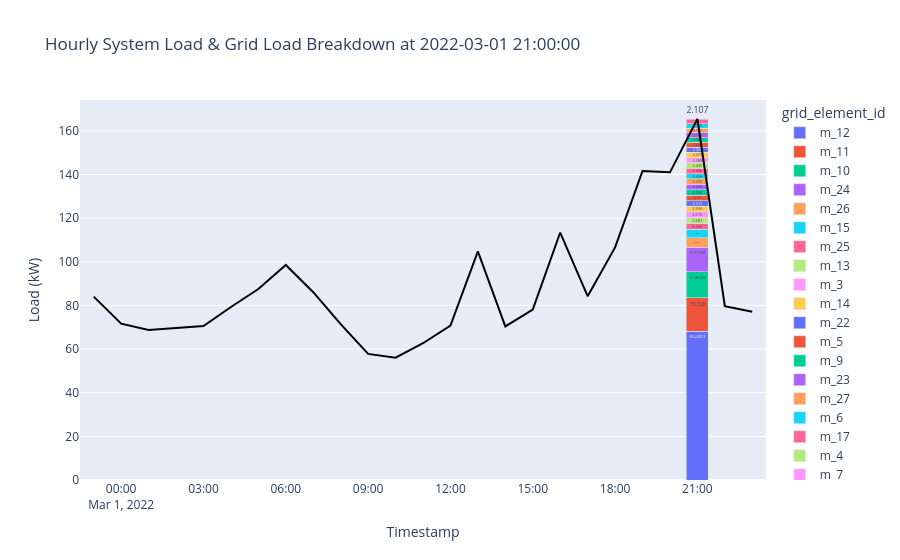

Notebook cell for this chart:
### Markdown cell above
### Coincident Peak (CP)

### Code cell
# Filter the raw data `df_system` to the given system max load timestamp for Coincident Peak (CP).
df_grid_cp = df_system.loc[df_system['timestamp']==system_max_time].copy()

# Plot the system load and grid load breakdown.
plot_line_bar(df_system, df_system_agg, df_grid_cp,
              title='Hourly System Load & Grid Load Breakdown at {}'.format(system_max_time))

### Figure 1 — Plotly figure (JSON) as saved in the notebook; plotly's stock layout.template omitted (floating-point values rounded to 4 significant figures)
{"data": [{"alignmentgroup": "True", "hovertemplate": "grid_element_id=m_12<br>Timestamp=%{x}<br>Load (kW)=%{y}<extra></extra>", "legendgroup": "m_12", "marker": {"color": "#636efa", "pattern": {"shape": ""}}, "name": "m_12", "offsetgroup": "m_12", "orientation": "v", "showlegend": true, "textangle": 0, "textposition": "auto", "texttemplate": "%{y}", "type": "bar", "x": ["2022-03-01T21:00:00", "2022-02-28T23:00:00", "2022-03-01T00:00:00", "2022-03-01T01:00:00", "2022-03-01T02:00:00", "2022-03-01T03:00:00", "2022-03-01T04:00:00", "2022-03-01T05:00:00", "2022-03-01T06:00:00", "2022-03-01T07:00:00", "2022-03-01T08:00:00", "2022-03-01T09:00:00", "2022-03-01T10:00:00", "2022-03-01T11:00:00", "2022-03-01T12:00:00", "2022-03-01T13:00:00", "2022-03-01T14:00:00", "2022-03-01T15:00:00", "2022-03-01T16:00:00", "2022-03-01T17:00:00", "2022-03-01T18:00:00", "2022-03-01T19:00:00", "2022-03-01T20:00:00", "2022-03-01T22:00:00", "2022-03-01T23:00:00"], "xaxis": "x", "y": [68.24, null, null, null, null, null, null, null, null, null, null, null, null, null, null, null, null, null, null, null, null, null, null, null, null], "yaxis": "y"}, {"alignmentgroup": "True", "hovertemplate": "grid_element_id=m_11<br>Timestamp=%{x}<br>Load (kW)=%{y}<extra></extra>", "legendgroup": "m_11", "marker": {"color": "#EF553B", "pattern": {"shape": ""}}, "name": "m_11", "offsetgroup": "m_11", "orientation": "v", "showlegend": true, "textangle": 0, "textposition": "auto", "texttemplate": "%{y}", "type": "bar", "x": ["2022-03-01T21:00:00", "2022-02-28T23:00:00", "2022-03-01T00:00:00", "2022-03-01T01:00:00", "2022-03-01T02:00:00", "2022-03-01T03:00:00", "2022-03-01T04:00:00", "2022-03-01T05:00:00", "2022-03-01T06:00:00", "2022-03-01T07:00:00", "2022-03-01T08:00:00", "2022-03-01T09:00:00", "2022-03-01T10:00:00", "2022-03-01T11:00:00", "2022-03-01T12:00:00", "2022-03-01T13:00:00", "2022-03-01T14:00:00", "2022-03-01T15:00:00", "2022-03-01T16:00:00", "2022-03-01T17:00:00", "2022-03-01T18:00:00", "2022-03-01T19:00:00", "2022-03-01T20:00:00", "2022-03-01T22:00:00", "2022-03-01T23:00:00"], "xaxis": "x", "y": [15.33, null, null, null, null, null, null, null, null, null, null, null, null, null, null, null, null, null, null, null, null, null, null, null, null], "yaxis": "y"}, {"alignmentgroup": "True", "hovertemplate": "grid_element_id=m_10<br>Timestamp=%{x}<br>Load (kW)=%{y}<extra></extra>", "legendgroup": "m_10", "marker": {"color": "#00cc96", "pattern": {"shape": ""}}, "name": "m_10", "offsetgroup": "m_10", "orientation": "v", "showlegend": true, "textangle": 0, "textposition": "auto", "texttemplate": "%{y}", "type": "bar", "x": ["2022-03-01T21:00:00", "2022-02-28T23:00:00", "2022-03-01T00:00:00", "2022-03-01T01:00:00", "2022-03-01T02:00:00", "2022-03-01T03:00:00", "2022-03-01T04:00:00", "2022-03-01T05:00:00", "2022-03-01T06:00:00", "2022-03-01T07:00:00", "2022-03-01T08:00:00", "2022-03-01T09:00:00", "2022-03-01T10:00:00", "2022-03-01T11:00:00", "2022-03-01T12:00:00", "2022-03-01T13:00:00", "2022-03-01T14:00:00", "2022-03-01T15:00:00", "2022-03-01T16:00:00", "2022-03-01T17:00:00", "2022-03-01T18:00:00", "2022-03-01T19:00:00", "2022-03-01T20:00:00", "2022-03-01T22:00:00", "2022-03-01T23:00:00"], "xaxis": "x", "y": [11.95, null, null, null, null, null, null, null, null, null, null, null, null, null, null, null, null, null, null, null, null, null, null, null, null], "yaxis": "y"}, {"alignmentgroup": "True", "hovertemplate": "grid_element_id=m_24<br>Timestamp=%{x}<br>Load (kW)=%{y}<extra></extra>", "legendgroup": "m_24", "marker": {"color": "#ab63fa", "pattern": {"shape": ""}}, "name": "m_24", "offsetgroup": "m_24", "orientation": "v", "showlegend": true, "textangle": 0, "textposition": "auto", "texttemplate": "%{y}", "type": "bar", "x": ["2022-03-01T21:00:00", "2022-02-28T23:00:00", "2022-03-01T00:00:00", "2022-03-01T01:00:00", "2022-03-01T02:00:00", "2022-03-01T03:00:00", "2022-03-01T04:00:00", "2022-03-01T05:00:00", "2022-03-01T06:00:00", "2022-03-01T07:00:00", "2022-03-01T08:00:00", "2022-03-01T09:00:00", "2022-03-01T10:00:00", "2022-03-01T11:00:00", "2022-03-01T12:00:00", "2022-03-01T13:00:00", "2022-03-01T14:00:00", "2022-03-01T15:00:00", "2022-03-01T16:00:00", "2022-03-01T17:00:00", "2022-03-01T18:00:00", "2022-03-01T19:00:00", "2022-03-01T20:00:00", "2022-03-01T22:00:00", "2022-03-01T23:00:00"], "xaxis": "x", "y": [11.17, null, null, null, null, null, null, null, null, null, null, null, null, null, null, null, null, null, null, null, null, null, null, null, null], "yaxis": "y"}, {"alignmentgroup": "True", "hovertemplate": "grid_element_id=m_26<br>Timestamp=%{x}<br>Load (kW)=%{y}<extra></extra>", "legendgroup": "m_26", "marker": {"color": "#FFA15A", "pattern": {"shape": ""}}, "name": "m_26", "offsetgroup": "m_26", "orientation": "v", "showlegend": true, "textangle": 0, "textposition": "auto", "texttemplate": "%{y}", "type": "bar", "x": ["2022-03-01T21:00:00", "2022-02-28T23:00:00", "2022-03-01T00:00:00", "2022-03-01T01:00:00", "2022-03-01T02:00:00", "2022-03-01T03:00:00", "2022-03-01T04:00:00", "2022-03-01T05:00:00", "2022-03-01T06:00:00", "2022-03-01T07:00:00", "2022-03-01T08:00:00", "2022-03-01T09:00:00", "2022-03-01T10:00:00", "2022-03-01T11:00:00", "2022-03-01T12:00:00", "2022-03-01T13:00:00", "2022-03-01T14:00:00", "2022-03-01T15:00:00", "2022-03-01T16:00:00", "2022-03-01T17:00:00", "2022-03-01T18:00:00", "2022-03-01T19:00:00", "2022-03-01T20:00:00", "2022-03-01T22:00:00", "2022-03-01T23:00:00"], "xaxis": "x", "y": [4.309, null, null, null, null, null, null, null, null, null, null, null, null, null, null, null, null, null, null, null, null, null, null, null, null], "yaxis": "y"}, {"alignmentgroup": "True", "hovertemplate": "grid_element_id=m_15<br>Timestamp=%{x}<br>Load (kW)=%{y}<extra></extra>", "legendgroup": "m_15", "marker": {"color": "#19d3f3", "pattern": {"shape": ""}}, "name": "m_15", "offsetgroup": "m_15", "orientation": "v", "showlegend": true, "textangle": 0, "textposition": "auto", "texttemplate": "%{y}", "type": "bar", "x": ["2022-03-01T21:00:00", "2022-02-28T23:00:00", "2022-03-01T00:00:00", "2022-03-01T01:00:00", "2022-03-01T02:00:00", "2022-03-01T03:00:00", "2022-03-01T04:00:00", "2022-03-01T05:00:00", "2022-03-01T06:00:00", "2022-03-01T07:00:00", "2022-03-01T08:00:00", "2022-03-01T09:00:00", "2022-03-01T10:00:00", "2022-03-01T11:00:00", "2022-03-01T12:00:00", "2022-03-01T13:00:00", "2022-03-01T14:00:00", "2022-03-01T15:00:00", "2022-03-01T16:00:00", "2022-03-01T17:00:00", "2022-03-01T18:00:00", "2022-03-01T19:00:00", "2022-03-01T20:00:00", "2022-03-01T22:00:00", "2022-03-01T23:00:00"], "xaxis": "x", "y": [3.87, null, null, null, null, null, null, null, null, null, null, null, null, null, null, null, null, null, null, null, null, null, null, null, null], "yaxis": "y"}, {"alignmentgroup": "True", "hovertemplate": "grid_element_id=m_25<br>Timestamp=%{x}<br>Load (kW)=%{y}<extra></extra>", "legendgroup": "m_25", "marker": {"color": "#FF6692", "pattern": {"shape": ""}}, "name": "m_25", "offsetgroup": "m_25", "orientation": "v", "showlegend": true, "textangle": 0, "textposition": "auto", "texttemplate": "%{y}", "type": "bar", "x": ["2022-03-01T21:00:00", "2022-02-28T23:00:00", "2022-03-01T00:00:00", "2022-03-01T01:00:00", "2022-03-01T02:00:00", "2022-03-01T03:00:00", "2022-03-01T04:00:00", "2022-03-01T05:00:00", "2022-03-01T06:00:00", "2022-03-01T07:00:00", "2022-03-01T08:00:00", "2022-03-01T09:00:00", "2022-03-01T10:00:00", "2022-03-01T11:00:00", "2022-03-01T12:00:00", "2022-03-01T13:00:00", "2022-03-01T14:00:00", "2022-03-01T15:00:00", "2022-03-01T16:00:00", "2022-03-01T17:00:00", "2022-03-01T18:00:00", "2022-03-01T19:00:00", "2022-03-01T20:00:00", "2022-03-01T22:00:00", "2022-03-01T23:00:00"], "xaxis": "x", "y": [2.742, null, null, null, null, null, null, null, null, null, null, null, null, null, null, null, null, null, null, null, null, null, null, null, null], "yaxis": "y"}, {"alignmentgroup": "True", "hovertemplate": "grid_element_id=m_13<br>Timestamp=%{x}<br>Load (kW)=%{y}<extra></extra>", "legendgroup": "m_13", "marker": {"color": "#B6E880", "pattern": {"shape": ""}}, "name": "m_13", "offsetgroup": "m_13", "orientation": "v", "showlegend": true, "textangle": 0, "textposition": "auto", "texttemplate": "%{y}", "type": "bar", "x": ["2022-03-01T21:00:00", "2022-02-28T23:00:00", "2022-03-01T00:00:00", "2022-03-01T01:00:00", "2022-03-01T02:00:00", "2022-03-01T03:00:00", "2022-03-01T04:00:00", "2022-03-01T05:00:00", "2022-03-01T06:00:00", "2022-03-01T07:00:00", "2022-03-01T08:00:00", "2022-03-01T09:00:00", "2022-03-01T10:00:00", "2022-03-01T11:00:00", "2022-03-01T12:00:00", "2022-03-01T13:00:00", "2022-03-01T14:00:00", "2022-03-01T15:00:00", "2022-03-01T16:00:00", "2022-03-01T17:00:00", "2022-03-01T18:00:00", "2022-03-01T19:00:00", "2022-03-01T20:00:00", "2022-03-01T22:00:00", "2022-03-01T23:00:00"], "xaxis": "x", "y": [2.681, null, null, null, null, null, null, null, null, null, null, null, null, null, null, null, null, null, null, null, null, null, null, null, null], "yaxis": "y"}, {"alignmentgroup": "True", "hovertemplate": "grid_element_id=m_3<br>Timestamp=%{x}<br>Load (kW)=%{y}<extra></extra>", "legendgroup": "m_3", "marker": {"color": "#FF97FF", "pattern": {"shape": ""}}, "name": "m_3", "offsetgroup": "m_3", "orientation": "v", "showlegend": true, "textangle": 0, "textposition": "auto", "texttemplate": "%{y}", "type": "bar", "x": ["2022-03-01T21:00:00", "2022-02-28T23:00:00", "2022-03-01T00:00:00", "2022-03-01T01:00:00", "2022-03-01T02:00:00", "2022-03-01T03:00:00", "2022-03-01T04:00:00", "2022-03-01T05:00:00", "2022-03-01T06:00:00", "2022-03-01T07:00:00", "2022-03-01T08:00:00", "2022-03-01T09:00:00", "2022-03-01T10:00:00", "2022-03-01T11:00:00", "2022-03-01T12:00:00", "2022-03-01T13:00:00", "2022-03-01T14:00:00", "2022-03-01T15:00:00", "2022-03-01T16:00:00", "2022-03-01T17:00:00", "2022-03-01T18:00:00", "2022-03-01T19:00:00", "2022-03-01T20:00:00", "2022-03-01T22:00:00", "2022-03-01T23:00:00"], "xaxis": "x", "y": [2.616, null, null, null, null, null, null, null, null, null, null, null, null, null, null, null, null, null, null, null, null, null, null, null, null], "yaxis": "y"}, {"alignmentgroup": "True", "hovertemplate": "grid_element_id=m_14<br>Timestamp=%{x}<br>Load (kW)=%{y}<extra></extra>", "legendgroup": "m_14", "marker": {"color": "#FECB52", "pattern": {"shape": ""}}, "name": "m_14", "offsetgroup": "m_14", "orientation": "v", "showlegend": true, "textangle": 0, "textposition": "auto", "texttemplate": "%{y}", "type": "bar", "x": ["2022-03-01T21:00:00", "2022-02-28T23:00:00", "2022-03-01T00:00:00", "2022-03-01T01:00:00", "2022-03-01T02:00:00", "2022-03-01T03:00:00", "2022-03-01T04:00:00", "2022-03-01T05:00:00", "2022-03-01T06:00:00", "2022-03-01T07:00:00", "2022-03-01T08:00:00", "2022-03-01T09:00:00", "2022-03-01T10:00:00", "2022-03-01T11:00:00", "2022-03-01T12:00:00", "2022-03-01T13:00:00", "2022-03-01T14:00:00", "2022-03-01T15:00:00", "2022-03-01T16:00:00", "2022-03-01T17:00:00", "2022-03-01T18:00:00", "2022-03-01T19:00:00", "2022-03-01T20:00:00", "2022-03-01T22:00:00", "2022-03-01T23:00:00"], "xaxis": "x", "y": [2.596, null, null, null, null, null, null, null, null, null, null, null, null, null, null, null, null, null, null, null, null, null, null, null, null], "yaxis": "y"}, {"alignmentgroup": "True", "hovertemplate": "grid_element_id=m_22<br>Timestamp=%{x}<br>Load (kW)=%{y}<extra></extra>", "legendgroup": "m_22", "marker": {"color": "#636efa", "pattern": {"shape": ""}}, "name": "m_22", "offsetgroup": "m_22", "orientation": "v", "showlegend": true, "textangle": 0, "textposition": "auto", "texttemplate": "%{y}", "type": "bar", "x": ["2022-03-01T21:00:00", "2022-02-28T23:00:00", "2022-03-01T00:00:00", "2022-03-01T01:00:00", "2022-03-01T02:00:00", "2022-03-01T03:00:00", "2022-03-01T04:00:00", "2022-03-01T05:00:00", "2022-03-01T06:00:00", "2022-03-01T07:00:00", "2022-03-01T08:00:00", "2022-03-01T09:00:00", "2022-03-01T10:00:00", "2022-03-01T11:00:00", "2022-03-01T12:00:00", "2022-03-01T13:00:00", "2022-03-01T14:00:00", "2022-03-01T15:00:00", "2022-03-01T16:00:00", "2022-03-01T17:00:00", "2022-03-01T18:00:00", "2022-03-01T19:00:00", "2022-03-01T20:00:00", "2022-03-01T22:00:00", "2022-03-01T23:00:00"], "xaxis": "x", "y": [2.512, null, null, null, null, null, null, null, null, null, null, null, null, null, null, null, null, null, null, null, null, null, null, null, null], "yaxis": "y"}, {"alignmentgroup": "True", "hovertemplate": "grid_element_id=m_5<br>Timestamp=%{x}<br>Load (kW)=%{y}<extra></extra>", "legendgroup": "m_5", "marker": {"color": "#EF553B", "pattern": {"shape": ""}}, "name": "m_5", "offsetgroup": "m_5", "orientation": "v", "showlegend": true, "textangle": 0, "textposition": "auto", "texttemplate": "%{y}", "type": "bar", "x": ["2022-03-01T21:00:00", "2022-02-28T23:00:00", "2022-03-01T00:00:00", "2022-03-01T01:00:00", "2022-03-01T02:00:00", "2022-03-01T03:00:00", "2022-03-01T04:00:00", "2022-03-01T05:00:00", "2022-03-01T06:00:00", "2022-03-01T07:00:00", "2022-03-01T08:00:00", "2022-03-01T09:00:00", "2022-03-01T10:00:00", "2022-03-01T11:00:00", "2022-03-01T12:00:00", "2022-03-01T13:00:00", "2022-03-01T14:00:00", "2022-03-01T15:00:00", "2022-03-01T16:00:00", "2022-03-01T17:00:00", "2022-03-01T18:00:00", "2022-03-01T19:00:00", "2022-03-01T20:00:00", "2022-03-01T22:00:00", "2022-03-01T23:00:00"], "xaxis": "x", "y": [2.51, null, null, null, null, null, null, null, null, null, null, null, null, null, null, null, null, null, null, null, null, null, null, null, null], "yaxis": "y"}, {"alignmentgroup": "True", "hovertemplate": "grid_element_id=m_9<br>Timestamp=%{x}<br>Load (kW)=%{y}<extra></extra>", "legendgroup": "m_9", "marker": {"color": "#00cc96", "pattern": {"shape": ""}}, "name": "m_9", "offsetgroup": "m_9", "orientation": "v", "showlegend": true, "textangle": 0, "textposition": "auto", "texttemplate": "%{y}", "type": "bar", "x": ["2022-03-01T21:00:00", "2022-02-28T23:00:00", "2022-03-01T00:00:00", "2022-03-01T01:00:00", "2022-03-01T02:00:00", "2022-03-01T03:00:00", "2022-03-01T04:00:00", "2022-03-01T05:00:00", "2022-03-01T06:00:00", "2022-03-01T07:00:00", "2022-03-01T08:00:00", "2022-03-01T09:00:00", "2022-03-01T10:00:00", "2022-03-01T11:00:00", "2022-03-01T12:00:00", "2022-03-01T13:00:00", "2022-03-01T14:00:00", "2022-03-01T15:00:00", "2022-03-01T16:00:00", "2022-03-01T17:00:00", "2022-03-01T18:00:00", "2022-03-01T19:00:00", "2022-03-01T20:00:00", "2022-03-01T22:00:00", "2022-03-01T23:00:00"], "xaxis": "x", "y": [2.504, null, null, null, null, null, null, null, null, null, null, null, null, null, null, null, null, null, null, null, null, null, null, null, null], "yaxis": "y"}, {"alignmentgroup": "True", "hovertemplate": "grid_element_id=m_23<br>Timestamp=%{x}<br>Load (kW)=%{y}<extra></extra>", "legendgroup": "m_23", "marker": {"color": "#ab63fa", "pattern": {"shape": ""}}, "name": "m_23", "offsetgroup": "m_23", "orientation": "v", "showlegend": true, "textangle": 0, "textposition": "auto", "texttemplate": "%{y}", "type": "bar", "x": ["2022-03-01T21:00:00", "2022-02-28T23:00:00", "2022-03-01T00:00:00", "2022-03-01T01:00:00", "2022-03-01T02:00:00", "2022-03-01T03:00:00", "2022-03-01T04:00:00", "2022-03-01T05:00:00", "2022-03-01T06:00:00", "2022-03-01T07:00:00", "2022-03-01T08:00:00", "2022-03-01T09:00:00", "2022-03-01T10:00:00", "2022-03-01T11:00:00", "2022-03-01T12:00:00", "2022-03-01T13:00:00", "2022-03-01T14:00:00", "2022-03-01T15:00:00", "2022-03-01T16:00:00", "2022-03-01T17:00:00", "2022-03-01T18:00:00", "2022-03-01T19:00:00", "2022-03-01T20:00:00", "2022-03-01T22:00:00", "2022-03-01T23:00:00"], "xaxis": "x", "y": [2.493, null, null, null, null, null, null, null, null, null, null, null, null, null, null, null, null, null, null, null, null, null, null, null, null], "yaxis": "y"}, {"alignmentgroup": "True", "hovertemplate": "grid_element_id=m_27<br>Timestamp=%{x}<br>Load (kW)=%{y}<extra></extra>", "legendgroup": "m_27", "marker": {"color": "#FFA15A", "pattern": {"shape": ""}}, "name": "m_27", "offsetgroup": "m_27", "orientation": "v", "showlegend": true, "textangle": 0, "textposition": "auto", "texttemplate": "%{y}", "type": "bar", "x": ["2022-03-01T21:00:00", "2022-02-28T23:00:00", "2022-03-01T00:00:00", "2022-03-01T01:00:00", "2022-03-01T02:00:00", "2022-03-01T03:00:00", "2022-03-01T04:00:00", "2022-03-01T05:00:00", "2022-03-01T06:00:00", "2022-03-01T07:00:00", "2022-03-01T08:00:00", "2022-03-01T09:00:00", "2022-03-01T10:00:00", "2022-03-01T11:00:00", "2022-03-01T12:00:00", "2022-03-01T13:00:00", "2022-03-01T14:00:00", "2022-03-01T15:00:00", "2022-03-01T16:00:00", "2022-03-01T17:00:00", "2022-03-01T18:00:00", "2022-03-01T19:00:00", "2022-03-01T20:00:00", "2022-03-01T22:00:00", "2022-03-01T23:00:00"], "xaxis": "x", "y": [2.472, null, null, null, null, null, null, null, null, null, null, null, null, null, null, null, null, null, null, null, null, null, null, null, null], "yaxis": "y"}, {"alignmentgroup": "True", "hovertemplate": "grid_element_id=m_6<br>Timestamp=%{x}<br>Load (kW)=%{y}<extra></extra>", "legendgroup": "m_6", "marker": {"color": "#19d3f3", "pattern": {"shape": ""}}, "name": "m_6", "offsetgroup": "m_6", "orientation": "v", "showlegend": true, "textangle": 0, "textposition": "auto", "texttemplate": "%{y}", "type": "bar", "x": ["2022-03-01T21:00:00", "2022-02-28T23:00:00", "2022-03-01T00:00:00", "2022-03-01T01:00:00", "2022-03-01T02:00:00", "2022-03-01T03:00:00", "2022-03-01T04:00:00", "2022-03-01T05:00:00", "2022-03-01T06:00:00", "2022-03-01T07:00:00", "2022-03-01T08:00:00", "2022-03-01T09:00:00", "2022-03-01T10:00:00", "2022-03-01T11:00:00", "2022-03-01T12:00:00", "2022-03-01T13:00:00", "2022-03-01T14:00:00", "2022-03-01T15:00:00", "2022-03-01T16:00:00", "2022-03-01T17:00:00", "2022-03-01T18:00:00", "2022-03-01T19:00:00", "2022-03-01T20:00:00", "2022-03-01T22:00:00", "2022-03-01T23:00:00"], "xaxis": "x", "y": [2.458, null, null, null, null, null, null, null, null, null, null, null, null, null, null, null, null, null, null, null, null, null, null, null, null], "yaxis": "y"}, {"alignmentgroup": "True", "hovertemplate": "grid_element_id=m_17<br>Timestamp=%{x}<br>Load (kW)=%{y}<extra></extra>", "legendgroup": "m_17", "marker": {"color": "#FF6692", "pattern": {"shape": ""}}, "name": "m_17", "offsetgroup": "m_17", "orientation": "v", "showlegend": true, "textangle": 0, "textposition": "auto", "texttemplate": "%{y}", "type": "bar", "x": ["2022-03-01T21:00:00", "2022-02-28T23:00:00", "2022-03-01T00:00:00", "2022-03-01T01:00:00", "2022-03-01T02:00:00", "2022-03-01T03:00:00", "2022-03-01T04:00:00", "2022-03-01T05:00:00", "2022-03-01T06:00:00", "2022-03-01T07:00:00", "2022-03-01T08:00:00", "2022-03-01T09:00:00", "2022-03-01T10:00:00", "2022-03-01T11:00:00", "2022-03-01T12:00:00", "2022-03-01T13:00:00", "2022-03-01T14:00:00", "2022-03-01T15:00:00", "2022-03-01T16:00:00", "2022-03-01T17:00:00", "2022-03-01T18:00:00", "2022-03-01T19:00:00", "2022-03-01T20:00:00", "2022-03-01T22:00:00", "2022-03-01T23:00:00"], "xaxis": "x", "y": [2.436, null, null, null, null, null, null, null, null, null, null, null, null, null, null, null, null, null, null, null, null, null, null, null, null], "yaxis": "y"}, {"alignmentgroup": "True", "hovertemplate": "grid_element_id=m_4<br>Timestamp=%{x}<br>Load (kW)=%{y}<extra></extra>", "legendgroup": "m_4", "marker": {"color": "#B6E880", "pattern": {"shape": ""}}, "name": "m_4", "offsetgroup": "m_4", "orientation": "v", "showlegend": true, "textangle": 0, "textposition": "auto", "texttemplate": "%{y}", "type": "bar", "x": ["2022-03-01T21:00:00", "2022-02-28T23:00:00", "2022-03-01T00:00:00", "2022-03-01T01:00:00", "2022-03-01T02:00:00", "2022-03-01T03:00:00", "2022-03-01T04:00:00", "2022-03-01T05:00:00", "2022-03-01T06:00:00", "2022-03-01T07:00:00", "2022-03-01T08:00:00", "2022-03-01T09:00:00", "2022-03-01T10:00:00", "2022-03-01T11:00:00", "2022-03-01T12:00:00", "2022-03-01T13:00:00", "2022-03-01T14:00:00", "2022-03-01T15:00:00", "2022-03-01T16:00:00", "2022-03-01T17:00:00", "2022-03-01T18:00:00", "2022-03-01T19:00:00", "2022-03-01T20:00:00", "2022-03-01T22:00:00", "2022-03-01T23:00:00"], "xaxis": "x", "y": [2.435, null, null, null, null, null, null, null, null, null, null, null, null, null, null, null, null, null, null, null, null, null, null, null, null], "yaxis": "y"}, {"alignmentgroup": "True", "hovertemplate": "grid_element_id=m_7<br>Timestamp=%{x}<br>Load (kW)=%{y}<extra></extra>", "legendgroup": "m_7", "marker": {"color": "#FF97FF", "pattern": {"shape": ""}}, "name": "m_7", "offsetgroup": "m_7", "orientation": "v", "showlegend": true, "textangle": 0, "textposition": "auto", "texttemplate": "%{y}", "type": "bar", "x": ["2022-03-01T21:00:00", "2022-02-28T23:00:00", "2022-03-01T00:00:00", "2022-03-01T01:00:00", "2022-03-01T02:00:00", "2022-03-01T03:00:00", "2022-03-01T04:00:00", "2022-03-01T05:00:00", "2022-03-01T06:00:00", "2022-03-01T07:00:00", "2022-03-01T08:00:00", "2022-03-01T09:00:00", "2022-03-01T10:00:00", "2022-03-01T11:00:00", "2022-03-01T12:00:00", "2022-03-01T13:00:00", "2022-03-01T14:00:00", "2022-03-01T15:00:00", "2022-03-01T16:00:00", "2022-03-01T17:00:00", "2022-03-01T18:00:00", "2022-03-01T19:00:00", "2022-03-01T20:00:00", "2022-03-01T22:00:00", "2022-03-01T23:00:00"], "xaxis": "x", "y": [2.388, null, null, null, null, null, null, null, null, null, null, null, null, null, null, null, null, null, null, null, null, null, null, null, null], "yaxis": "y"}, {"alignmentgroup": "True", "hovertemplate": "grid_element_id=m_2<br>Timestamp=%{x}<br>Load (kW)=%{y}<extra></extra>", "legendgroup": "m_2", "marker": {"color": "#FECB52", "pattern": {"shape": ""}}, "name": "m_2", "offsetgroup": "m_2", "orientation": "v", "showlegend": true, "textangle": 0, "textposition": "auto", "texttemplate": "%{y}", "type": "bar", "x": ["2022-03-01T21:00:00", "2022-02-28T23:00:00", "2022-03-01T00:00:00", "2022-03-01T01:00:00", "2022-03-01T02:00:00", "2022-03-01T03:00:00", "2022-03-01T04:00:00", "2022-03-01T05:00:00", "2022-03-01T06:00:00", "2022-03-01T07:00:00", "2022-03-01T08:00:00", "2022-03-01T09:00:00", "2022-03-01T10:00:00", "2022-03-01T11:00:00", "2022-03-01T12:00:00", "2022-03-01T13:00:00", "2022-03-01T14:00:00", "2022-03-01T15:00:00", "2022-03-01T16:00:00", "2022-03-01T17:00:00", "2022-03-01T18:00:00", "2022-03-01T19:00:00", "2022-03-01T20:00:00", "2022-03-01T22:00:00", "2022-03-01T23:00:00"], "xaxis": "x", "y": [2.379, null, null, null, null, null, null, null, null, null, null, null, null, null, null, null, null, null, null, null, null, null, null, null, null], "yaxis": "y"}, {"alignmentgroup": "True", "hovertemplate": "grid_element_id=m_19<br>Timestamp=%{x}<br>Load (kW)=%{y}<extra></extra>", "legendgroup": "m_19", "marker": {"color": "#636efa", "pattern": {"shape": ""}}, "name": "m_19", "offsetgroup": "m_19", "orientation": "v", "showlegend": true, "textangle": 0, "textposition": "auto", "texttemplate": "%{y}", "type": "bar", "x": ["2022-03-01T21:00:00", "2022-02-28T23:00:00", "2022-03-01T00:00:00", "2022-03-01T01:00:00", "2022-03-01T02:00:00", "2022-03-01T03:00:00", "2022-03-01T04:00:00", "2022-03-01T05:00:00", "2022-03-01T06:00:00", "2022-03-01T07:00:00", "2022-03-01T08:00:00", "2022-03-01T09:00:00", "2022-03-01T10:00:00", "2022-03-01T11:00:00", "2022-03-01T12:00:00", "2022-03-01T13:00:00", "2022-03-01T14:00:00", "2022-03-01T15:00:00", "2022-03-01T16:00:00", "2022-03-01T17:00:00", "2022-03-01T18:00:00", "2022-03-01T19:00:00", "2022-03-01T20:00:00", "2022-03-01T22:00:00", "2022-03-01T23:00:00"], "xaxis": "x", "y": [2.338, null, null, null, null, null, null, null, null, null, null, null, null, null, null, null, null, null, null, null, null, null, null, null, null], "yaxis": "y"}, {"alignmentgroup": "True", "hovertemplate": "grid_element_id=m_21<br>Timestamp=%{x}<br>Load (kW)=%{y}<extra></extra>", "legendgroup": "m_21", "marker": {"color": "#EF553B", "pattern": {"shape": ""}}, "name": "m_21", "offsetgroup": "m_21", "orientation": "v", "showlegend": true, "textangle": 0, "textposition": "auto", "texttemplate": "%{y}", "type": "bar", "x": ["2022-03-01T21:00:00", "2022-02-28T23:00:00", "2022-03-01T00:00:00", "2022-03-01T01:00:00", "2022-03-01T02:00:00", "2022-03-01T03:00:00", "2022-03-01T04:00:00", "2022-03-01T05:00:00", "2022-03-01T06:00:00", "2022-03-01T07:00:00", "2022-03-01T08:00:00", "2022-03-01T09:00:00", "2022-03-01T10:00:00", "2022-03-01T11:00:00", "2022-03-01T12:00:00", "2022-03-01T13:00:00", "2022-03-01T14:00:00", "2022-03-01T15:00:00", "2022-03-01T16:00:00", "2022-03-01T17:00:00", "2022-03-01T18:00:00", "2022-03-01T19:00:00", "2022-03-01T20:00:00", "2022-03-01T22:00:00", "2022-03-01T23:00:00"], "xaxis": "x", "y": [2.262, null, null, null, null, null, null, null, null, null, null, null, null, null, null, null, null, null, null, null, null, null, null, null, null], "yaxis": "y"}, {"alignmentgroup": "True", "hovertemplate": "grid_element_id=m_1<br>Timestamp=%{x}<br>Load (kW)=%{y}<extra></extra>", "legendgroup": "m_1", "marker": {"color": "#00cc96", "pattern": {"shape": ""}}, "name": "m_1", "offsetgroup": "m_1", "orientation": "v", "showlegend": true, "textangle": 0, "textposition": "auto", "texttemplate": "%{y}", "type": "bar", "x": ["2022-03-01T21:00:00", "2022-02-28T23:00:00", "2022-03-01T00:00:00", "2022-03-01T01:00:00", "2022-03-01T02:00:00", "2022-03-01T03:00:00", "2022-03-01T04:00:00", "2022-03-01T05:00:00", "2022-03-01T06:00:00", "2022-03-01T07:00:00", "2022-03-01T08:00:00", "2022-03-01T09:00:00", "2022-03-01T10:00:00", "2022-03-01T11:00:00", "2022-03-01T12:00:00", "2022-03-01T13:00:00", "2022-03-01T14:00:00", "2022-03-01T15:00:00", "2022-03-01T16:00:00", "2022-03-01T17:00:00", "2022-03-01T18:00:00", "2022-03-01T19:00:00", "2022-03-01T20:00:00", "2022-03-01T22:00:00", "2022-03-01T23:00:00"], "xaxis": "x", "y": [2.188, null, null, null, null, null, null, null, null, null, null, null, null, null, null, null, null, null, null, null, null, null, null, null, null], "yaxis": "y"}, {"alignmentgroup": "True", "hovertemplate": "grid_element_id=m_18<br>Timestamp=%{x}<br>Load (kW)=%{y}<extra></extra>", "legendgroup": "m_18", "marker": {"color": "#ab63fa", "pattern": {"shape": ""}}, "name": "m_18", "offsetgroup": "m_18", "orientation": "v", "showlegend": true, "textangle": 0, "textposition": "auto", "texttemplate": "%{y}", "type": "bar", "x": ["2022-03-01T21:00:00", "2022-02-28T23:00:00", "2022-03-01T00:00:00", "2022-03-01T01:00:00", "2022-03-01T02:00:00", "2022-03-01T03:00:00", "2022-03-01T04:00:00", "2022-03-01T05:00:00", "2022-03-01T06:00:00", "2022-03-01T07:00:00", "2022-03-01T08:00:00", "2022-03-01T09:00:00", "2022-03-01T10:00:00", "2022-03-01T11:00:00", "2022-03-01T12:00:00", "2022-03-01T13:00:00", "2022-03-01T14:00:00", "2022-03-01T15:00:00", "2022-03-01T16:00:00", "2022-03-01T17:00:00", "2022-03-01T18:00:00", "2022-03-01T19:00:00", "2022-03-01T20:00:00", "2022-03-01T22:00:00", "2022-03-01T23:00:00"], "xaxis": "x", "y": [2.183, null, null, null, null, null, null, null, null, null, null, null, null, null, null, null, null, null, null, null, null, null, null, null, null], "yaxis": "y"}, {"alignmentgroup": "True", "hovertemplate": "grid_element_id=m_20<br>Timestamp=%{x}<br>Load (kW)=%{y}<extra></extra>", "legendgroup": "m_20", "marker": {"color": "#FFA15A", "pattern": {"shape": ""}}, "name": "m_20", "offsetgroup": "m_20", "orientation": "v", "showlegend": true, "textangle": 0, "textposition": "auto", "texttemplate": "%{y}", "type": "bar", "x": ["2022-03-01T21:00:00", "2022-02-28T23:00:00", "2022-03-01T00:00:00", "2022-03-01T01:00:00", "2022-03-01T02:00:00", "2022-03-01T03:00:00", "2022-03-01T04:00:00", "2022-03-01T05:00:00", "2022-03-01T06:00:00", "2022-03-01T07:00:00", "2022-03-01T08:00:00", "2022-03-01T09:00:00", "2022-03-01T10:00:00", "2022-03-01T11:00:00", "2022-03-01T12:00:00", "2022-03-01T13:00:00", "2022-03-01T14:00:00", "2022-03-01T15:00:00", "2022-03-01T16:00:00", "2022-03-01T17:00:00", "2022-03-01T18:00:00", "2022-03-01T19:00:00", "2022-03-01T20:00:00", "2022-03-01T22:00:00", "2022-03-01T23:00:00"], "xaxis": "x", "y": [2.157, null, null, null, null, null, null, null, null, null, null, null, null, null, null, null, null, null, null, null, null, null, null, null, null], "yaxis": "y"}, {"alignmentgroup": "True", "hovertemplate": "grid_element_id=m_8<br>Timestamp=%{x}<br>Load (kW)=%{y}<extra></extra>", "legendgroup": "m_8", "marker": {"color": "#19d3f3", "pattern": {"shape": ""}}, "name": "m_8", "offsetgroup": "m_8", "orientation": "v", "showlegend": true, "textangle": 0, "textposition": "auto", "texttemplate": "%{y}", "type": "bar", "x": ["2022-03-01T21:00:00", "2022-02-28T23:00:00", "2022-03-01T00:00:00", "2022-03-01T01:00:00", "2022-03-01T02:00:00", "2022-03-01T03:00:00", "2022-03-01T04:00:00", "2022-03-01T05:00:00", "2022-03-01T06:00:00", "2022-03-01T07:00:00", "2022-03-01T08:00:00", "2022-03-01T09:00:00", "2022-03-01T10:00:00", "2022-03-01T11:00:00", "2022-03-01T12:00:00", "2022-03-01T13:00:00", "2022-03-01T14:00:00", "2022-03-01T15:00:00", "2022-03-01T16:00:00", "2022-03-01T17:00:00", "2022-03-01T18:00:00", "2022-03-01T19:00:00", "2022-03-01T20:00:00", "2022-03-01T22:00:00", "2022-03-01T23:00:00"], "xaxis": "x", "y": [2.109, null, null, null, null, null, null, null, null, null, null, null, null, null, null, null, null, null, null, null, null, null, null, null, null], "yaxis": "y"}, {"alignmentgroup": "True", "hovertemplate": "grid_element_id=m_16<br>Timestamp=%{x}<br>Load (kW)=%{y}<extra></extra>", "legendgroup": "m_16", "marker": {"color": "#FF6692", "pattern": {"shape": ""}}, "name": "m_16", "offsetgroup": "m_16", "orientation": "v", "showlegend": true, "textangle": 0, "textposition": "auto", "texttemplate": "%{y}", "type": "bar", "x": ["2022-03-01T21:00:00", "2022-02-28T23:00:00", "2022-03-01T00:00:00", "2022-03-01T01:00:00", "2022-03-01T02:00:00", "2022-03-01T03:00:00", "2022-03-01T04:00:00", "2022-03-01T05:00:00", "2022-03-01T06:00:00", "2022-03-01T07:00:00", "2022-03-01T08:00:00", "2022-03-01T09:00:00", "2022-03-01T10:00:00", "2022-03-01T11:00:00", "2022-03-01T12:00:00", "2022-03-01T13:00:00", "2022-03-01T14:00:00", "2022-03-01T15:00:00", "2022-03-01T16:00:00", "2022-03-01T17:00:00", "2022-03-01T18:00:00", "2022-03-01T19:00:00", "2022-03-01T20:00:00", "2022-03-01T22:00:00", "2022-03-01T23:00:00"], "xaxis": "x", "y": [2.107, null, null, null, null, null, null, null, null, null, null, null, null, null, null, null, null, null, null, null, null, null, null, null, null], "yaxis": "y"}, {"line": {"color": "black"}, "type": "scatter", "x": ["2022-02-28T23:00:00", "2022-03-01T00:00:00", "2022-03-01T01:00:00", "2022-03-01T02:00:00", "2022-03-01T03:00:00", "2022-03-01T04:00:00", "2022-03-01T05:00:00", "2022-03-01T06:00:00", "2022-03-01T07:00:00", "2022-03-01T08:00:00", "2022-03-01T09:00:00", "2022-03-01T10:00:00", "2022-03-01T11:00:00", "2022-03-01T12:00:00", "2022-03-01T13:00:00", "2022-03-01T14:00:00", "2022-03-01T15:00:00", "2022-03-01T16:00:00", "2022-03-01T17:00:00", "2022-03-01T18:00:00", "2022-03-01T19:00:00", "2022-03-01T20:00:00", "2022-03-01T21:00:00", "2022-03-01T22:00:00", "2022-03-01T23:00:00"], "y": [84.05, 71.66, 68.71, 69.57, 70.53, 79.3, 87.5, 98.55, 86.08, 71.45, 57.78, 56.06, 62.67, 70.8, 104.8, 70.38, 78.13, 113.4, 84.25, 106.6, 141.6, 141.0, 165.4, 79.68, 77.07]}], "layout": {"barmode": "stack", "legend": {"title": {"text": "grid_element_id"}, "tracegroupgap": 0}, "title": {"text": "Hourly System Load & Grid Load Breakdown at 2022-03-01 21:00:00"}, "xaxis": {"anchor": "y", "domain": [0, 1], "title": {"text": "Timestamp"}}, "yaxis": {"anchor": "x", "domain": [0, 1], "title": {"text": "Load (kW)"}}}}
